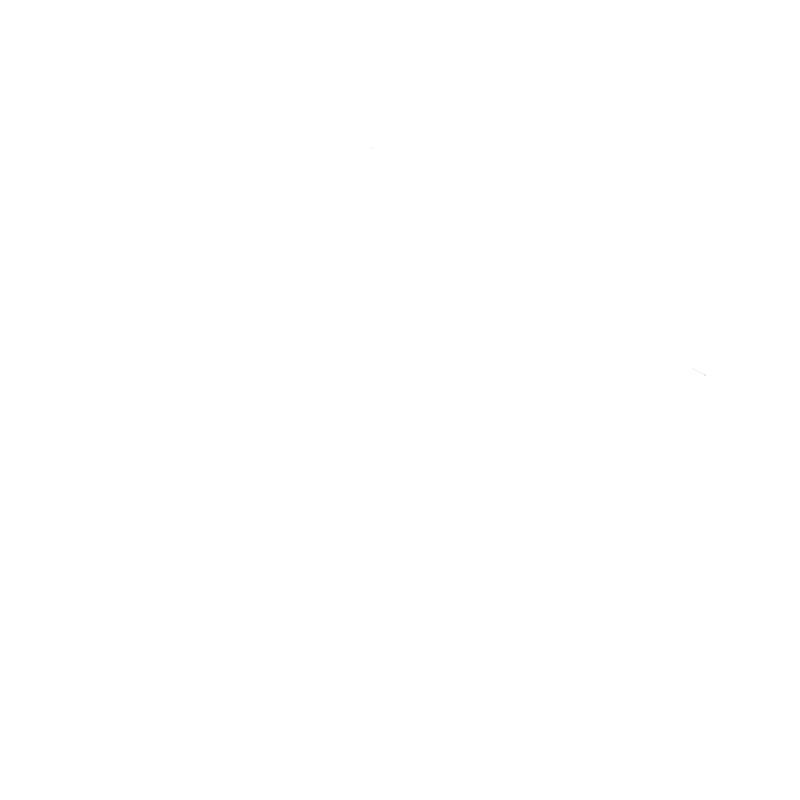
Frame 1 (no input)
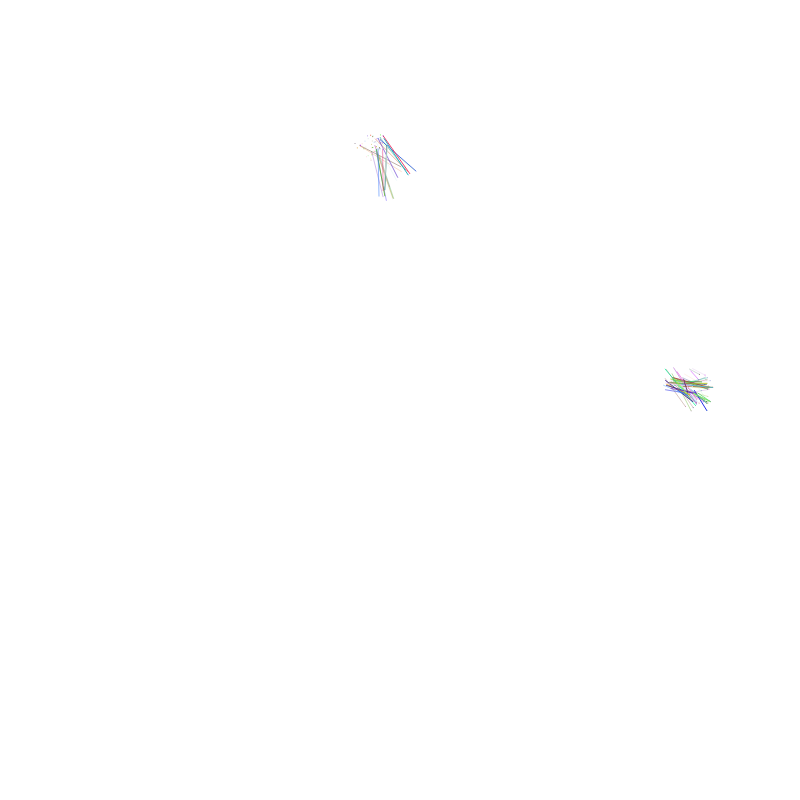
Frame 60 (no input)
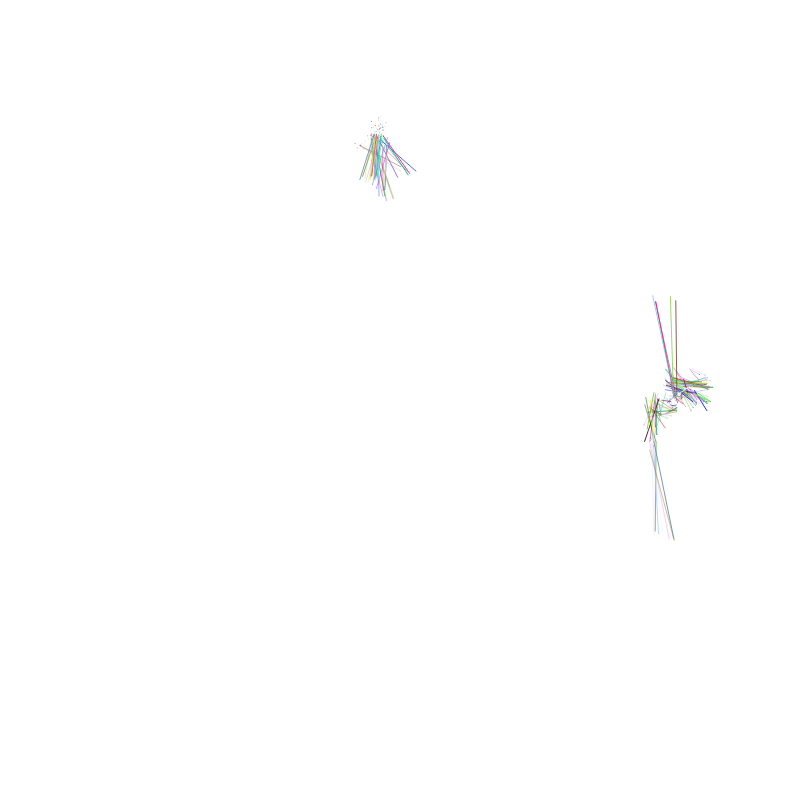
Frame 120 (the mouse pressed at the canvas centre since frame 60)

The p5.js sketch that drew these frames (run headless with seeded random() and noise() and a simulated clock; from frame 60 on, the mouse is pressed at the canvas centre):

// p5.js sketch
// ── sketch.js
var x = []
var y = []

function setup() {
  createCanvas (800,800)

  for (var i=0; i<50; i++) {
//first position sets start number of loops for i
//second position tells maximum number of loops
//third position tells how many increments to increase loop number by

    x[i] = random(0,width)
    y[i] = random(0,height)
//i tells the computer which position in the loop it is in between 0-100
  }
  
}

function draw() {
  for (var i=0; i<50; i++) {
   noStroke()

   noFill()
   x[i] = x[i] + random(-5,5)
   y[i] = y[i] + random(-5,5)
//draws small circles
}
  
  for (var i2=0; i2<25; i2++) {
   noStroke()
    noFill()
   ellipse(x[i2],y[i2],50,50)
   x[i2] = x[i2] + random(-5,5)
   y[i2] = y[i2] + random(-5,5)
//draws medium circles
}

for (var i3=0; i3<12; i3++) {
   noStroke()
    noFill()
   ellipse(x[i3],y[i3],100,100)
   x[i3] = x[i3] + random(-5,5)
   y[i3] = y[i3] + random(-5,5)
//draws large circles
}

  for (var j=0; j<25; j++) {
//find distance between center points of other circles
    
    var distance = dist(x[i],y[i],x[j],y[j])
    
    if (distance < 25) {
      stroke(random(0,255),random(0,255),random(0,255),random(0,255))
      line(x[i],y[i],x[j],y[j])
    }
    
//draws line between coordinates defined by i and coordinates defined by j
    }
    
    for (var j2=0; j2<50; j2++) {
//find distance between center points of other circles
    
     var distance2 = dist(x[i2],y[i2],x[j2],y[j2])
  
     if (distance2 < 50) {
      stroke(random(0,255),random(0,255),random(0,255),random(0,255))
      line(x[i2],y[i2],x[j2],y[j2])
    }
    }
    
    for (var j3=0; j3<100; j3++) {

      var distance3 = dist(x[i3],y[i3],x[j3],y[j3])
    
      if (distance3 < 100) {
      stroke(random(0,255),random(0,255),random(0,255),random(0,255))
      line(x[i3],y[i3],x[j3],y[j3])
    }
//draws line between coordinates defined by i and coordinates defined by j
    }
}
